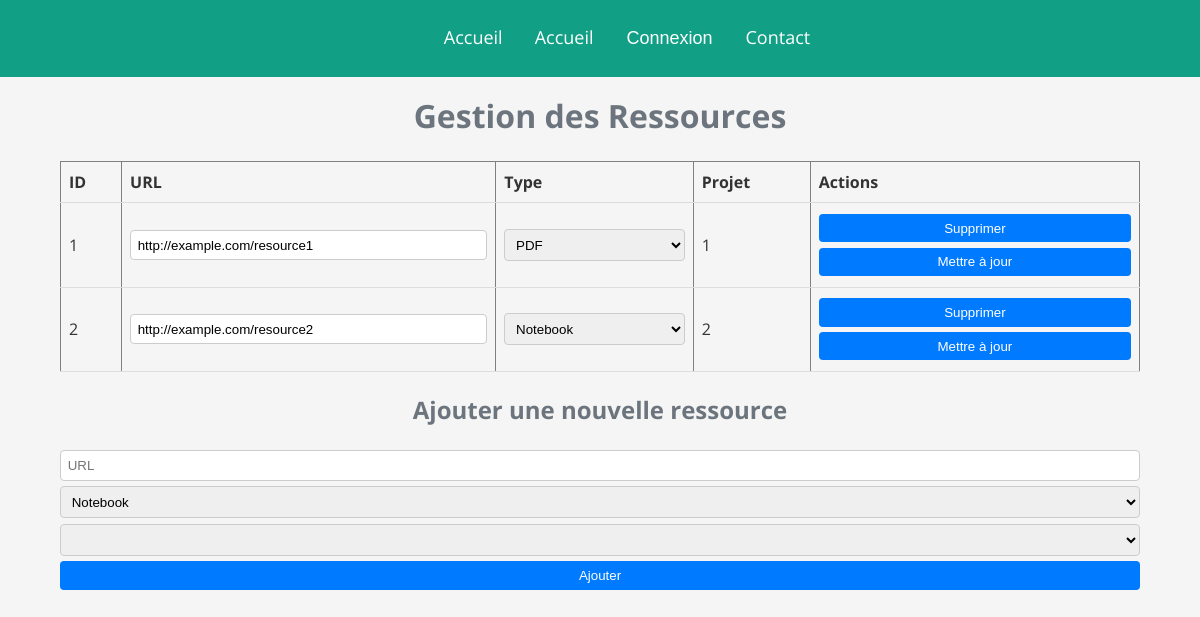
The app's page /php/modifRessource.php, older data.
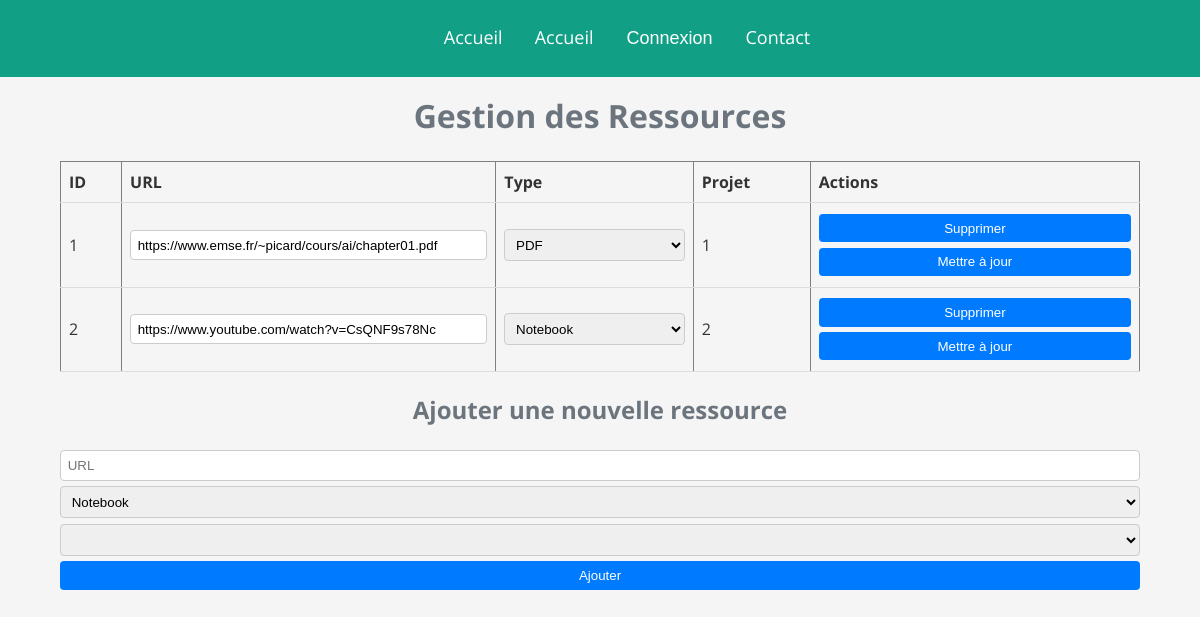
The same page, newer data.
### tables this page shows
CREATE TABLE Ressources (
    ID INT AUTO_INCREMENT PRIMARY KEY,
    URL VARCHAR(255),
    Type ENUM('Notebook', 'PDF', 'HTML', 'Video', 'etc'),
    ID_Projet INT,
    FOREIGN KEY (ID_Projet) REFERENCES Projets(ID)
);

### src/controllers/admin_controller.php (called while the page is built, shortened)
<?php
require_once __DIR__ . '/../classes/Database.php';
class AdminController extends GestionnaireController{
    public function __construct() {
        $db = new Database();
        $this->conn = $db->connect();
    }
    public function getAllResources() {
        $sql = "SELECT * FROM Ressources";
        $result = $this->conn->query($sql);
        $ressources = [];
        while ($row = $result->fetch_assoc()) {
            $ressources[] = new Ressource($row['ID'], $row['URL'], $row['Type'], '', '');
        }
        return $ressources;
    }
}
?>

### src/classes/Database.php (called while the page is built, shortened)
<?php
class Database {
    private $host = "localhost";
    private $db_name = "datachallenge_db";
    private $username = "cyfafix";
    private $password = "Xx&Yd9@7deEhee";
    private $conn;
    public function connect() {
        $this->conn = null;
        try {
            $this->conn = new mysqli($this->host, $this->username, $this->password, $this->db_name);
        } catch(Exception $e) {
            echo 'Connection Error: ' . $e->getMessage();
            exit(1);
        }
        return $this->conn;
    }
    public function query($sql) {
        $result = $this->conn->query($sql);
        return $result;
    }
}
?>

### src/classes/Ressource.php (called while the page is built, shortened)
<?php
class Ressource {
    private $id;
    private $url;
    private $format;
    public function __construct($id, $url, $format, $titre, $description) {
        $this->id = $id;
        $this->url = $url;
        $this->format = $format;
    }
    public function getId() {
        return $this->id;
    }
    public function getUrl() {
        return $this->url;
    }
    public function getFormat() {
        return $this->format;
    }
}
?>

### public/php/modifRessource.php (the view, shortened to what this page needs)
<?php
require_once __DIR__ . '/../../src/controllers/admin_controller.php';
require_once __DIR__ . '/../../src/classes/Database.php';
require_once __DIR__ . '/../../src/classes/Ressource.php';
function getProjectIdForRessource($ressourceId) {
    $db = new Database();
    $db->connect();
    $sql = "SELECT ID_Projet FROM Ressources WHERE ID = $ressourceId";
    $result = $db->query($sql);
    if ($result->num_rows > 0) {
        $row = $result->fetch_assoc();
        return $row['ID_Projet'];
    } else {
        return null;
    }
}
$adminController = new AdminController();
$ressources = $adminController->getAllResources();
?>
<!DOCTYPE html>
<html>
<head>
    <link href="/public/css/modifRessource.css" rel="stylesheet">
    <link href="/public/css/header.css" rel="stylesheet">
</head>
<body>
<header class="custom-header">
        <?php include('./header.php'); ?>
</header>
<main>
<h1>Gestion des Ressources</h1>
<table border="1">
    <tr>
        <th>ID</th>
        <th>URL</th>
        <th>Type</th>
        <th>Projet</th>
        <th>Actions</th>
    </tr>
    <?php foreach ($ressources as $ressource) : ?>
        <form method="POST">
        <tr>
            <td><?= $ressource->getId(); ?></td>
            <td><input type="text" name="url" value="<?= $ressource->getUrl(); ?>"></td>
            <td>
                <select name="type">
                    <option value="Notebook" <?= $ressource->getFormat() == 'Notebook' ? 'selected' : '' ?>>Notebook</option>
                    <option value="PDF" <?= $ressource->getFormat() == 'PDF' ? 'selected' : '' ?>>PDF</option>
                </select>
            </td>
            <td>
                <?= getProjectIdForRessource($ressource->getId()); ?>
            </td>
            <td>
                <button type="submit" name="delete" value="<?= $ressource->getId(); ?>">Supprimer</button>
                <button type="submit" name="update" value="<?= $ressource->getId(); ?>">Mettre à jour</button>
            </td>
        </tr>
        </form>
    <?php endforeach; ?>
</table>
<h2>Ajouter une nouvelle ressource</h2>
<form method="POST">
    <input type="text" name="url" placeholder="URL">
    <select name="type">
        <option value="Notebook">Notebook</option>
    </select>
    <select name="projetId">
    </select>
    <button type="submit" name="create">Ajouter</button>
</form>
</main>
</body>
</html>

### public/php/header.php (shortened to what this page needs)
<header>
    <nav>
        <ul id="top">
            <li><a href="/public/index.php" >Accueil</a></li>
            <?php if (!isset($_SESSION['role'])): ?>
                <li><a href="/public/index.php" class="split">Accueil</a></li>
                <li>
                    <button onclick="document.getElementById('id01').style.display='block'" id="loginbtn" class="split">Connexion</button>
                </li>
            <?php endif; ?>
            <li><a href="/public/php/message.php">Contact</a></li>
        </ul>
    </nav>
</header>

### public/css/modifRessource.css (style rules this page uses)
body { background-color: #f8f9fa; color: #333; margin: 0; padding: 0; }
body { font-family: 'Open Sans', sans-serif; font-size: 16px; line-height: 1.5; color: #333; background-color: #f5f5f5; margin: 0; padding: 0; overflow-x: hidden; }
h1, h2 { text-align: center; color: #6c757d; }
table { width: 90%; margin: 1em auto; border-collapse: collapse; }
th, td { padding: 0.5em; text-align: left; border-bottom: 1px solid #ddd; }
input[type=text], select, button { width: 100%; padding: 0.5em; margin: 0.2em 0; display: inline-block; border: 1px solid #ccc; border-radius: 4px; box-sizing: border-box; }
button { color: white; background-color: #007bff; cursor: pointer; border: none; }
form { width: 90%; margin: 1em auto; }
.custom-header { background-color: #333; color: #fff; padding: 10px 0; text-align: center; margin-bottom: 6%; width: 100%; }

### public/css/header.css (style rules this page uses)
.custom-header { grid-area: header; height: 100%; z-index: 2000; }
.custom-header #top { list-style-type: none; z-index:2001; padding: 10px 27px; margin-top:0px; overflow: hidden; background-color: #11a086; position: fixed; width:100%; top:0; display:flex; place-content: center; }
.custom-header li a.split { float:right; }
.custom-header li a { display: block; color: white; font-size: 18px; text-align: center; padding: 14px 16px; text-decoration: none; float: left; }
.custom-header #loginbtn { background-color: #11a086; color:white; border:none; display:block; font-size: 18px; height: 50px; width: 120px; }
.custom-header #top #loginbtn { float:right; }

Row changes from the older to the newer data that the page shows:
changed ressources "PDF": url "http://example.com/resource1" → "https://www.emse.fr/~picard/cours/ai/chapter01.pdf"
changed ressources "Notebook": url "http://example.com/resource2" → "https://www.youtube.com/watch?v=CsQNF9s78Nc"
